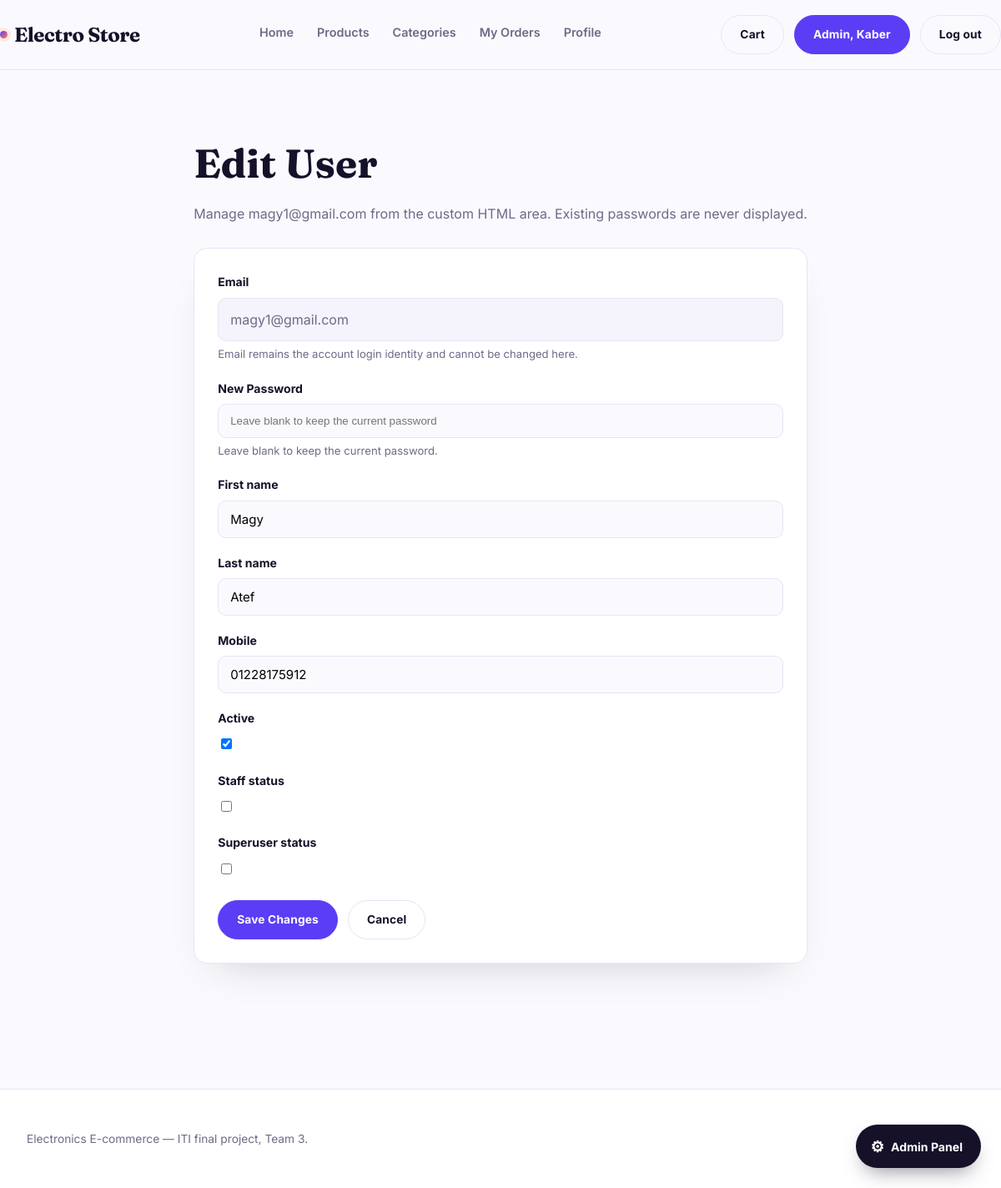
The page /catalog/manage/users/5/edit/ (signed in) on the database its author committed.
### accounts/models.py (models this page shows, shortened)
class User(AbstractUser):
    username = None
    email = models.EmailField(unique=True)
    mobile = models.CharField(max_length=11)
    USERNAME_FIELD = "email"
    REQUIRED_FIELDS = []
    objects = UserManager()

### catalog/views.py (the view)
@staff_member_required
def admin_user_edit(request, pk):
    managed_user = get_object_or_404(User, pk=pk)
    if request.method == "POST":
        form = UserManageForm(
            request.POST,
            instance=managed_user,
            request_user=request.user,
        )
        if form.is_valid():
            form.save()
            messages.success(
                request,
                "User updated successfully."
            )
            return redirect("catalog:admin_user_list")
    else:
        form = UserManageForm(
            instance=managed_user,
            request_user=request.user,
        )
    return render(
        request,
        "catalog/admin/user_manage_form.html",
        {
            "form": form,
            "managed_user": managed_user,
            "page_title": "Edit User",
            "submit_label": "Save Changes",
        },
    )

### templates/catalog/admin/user_manage_form.html (shortened to what this page needs)
{% extends "base.html" %}
{% block content %}
<section class="admin-form-page">
  <div class="wrap">
    <div class="admin-form-shell">
      <h1>{{ page_title }}</h1>
      {% if managed_user %}
        <p class="admin-form-intro">
          Manage {{ managed_user.email }} from the custom HTML area.
          Existing passwords are never displayed.
        </p>
      {% else %}
        <p class="admin-form-intro">
          Create a new user account from the custom HTML area.
        </p>
      {% endif %}
      <form class="admin-form" method="post">
        <div class="admin-field">
          <label for="{{ form.email.id_for_label }}">Email</label>
          {% if managed_user %}
            <div class="admin-readonly">
              {{ managed_user.email }}
            </div>
            <small class="admin-field-help">
              Email remains the account login identity and cannot be changed here.
            </small>
          {% endif %}
        </div>
        <div class="admin-field">
          <label for="{{ form.new_password.id_for_label }}">
            {{ form.new_password.label }}
          </label>
          {{ form.new_password }}
          {% if managed_user %}
            <small class="admin-field-help">
              Leave blank to keep the current password.
            </small>
          {% else %}
            <small class="admin-field-help">
              Enter a password for the new account.
            </small>
          {% endif %}
        </div>
        {% for field in form %}
          {% if field.name != "email" and field.name != "new_password" %}
            <div class="admin-field">
              <label for="{{ field.id_for_label }}">
                {{ field.label }}
              </label>
              {{ field }}
            </div>
          {% endif %}
        {% endfor %}
        <div class="admin-form-actions">
          <button class="btn" type="submit">
            <span>{{ submit_label }}</span>
          </button>
          <a
            class="btn btn-ghost"
            href="{% url 'catalog:admin_user_list' %}"
          >
            <span>Cancel</span>
          </a>
        </div>
      </form>
    </div>
  </div>
</section>
{% endblock %}

### templates/base.html (shortened to what this page needs)
{% load static %}
<!DOCTYPE html>
<html lang="en">
<head>
  <link rel="stylesheet" href="{% static 'css/base.css' %}">
</head>
<body>
  <header class="top" id="siteHeader">
    <div class="wrap top-in">
      <a class="brand" href="{% url 'catalog:home' %}"><span class="brand-dot"></span>Electro Store</a>
      <nav class="nav">
        <a href="{% url 'catalog:home' %}">Home</a>
        <a href="{% url 'catalog:product_list' %}">Products</a>
        <a href="{% url 'catalog:category_list' %}">Categories</a>
        {% if user.is_authenticated %}
        {% if user.is_staff %}
        <a href="{% url 'orders:order_history' %}">My Orders</a>
        {% else %}
        <a href="{% url 'orders:order_history' %}">My Orders</a>
        {% endif %}
        <a href="{% url 'accounts:profile' %}">Profile</a>
        {% endif %}
      </nav>
      <div class="nav-act">
        <a class="btn btn-ghost" href="{% url 'cart:cart_detail' %}"><span>Cart</span></a>
        {% if user.is_authenticated %}
        <a class="btn" href="{% url 'accounts:profile' %}">
          <span>
            {% if user.is_staff %}
            Admin, {{ user.first_name }}
            {% else %}
            {{ user.first_name|default:"Account" }}
            {% endif %}
          </span>
        </a>
        <a class="btn btn-ghost" href="{% url 'accounts:logout' %}">
          <span>Log out</span>
        </a>
        {% endif %}
      </div>
    </div>
  </header>
  {% if user.is_authenticated and user.is_staff %}
  <button class="admin-toggle" id="adminToggle" title="Open Admin Panel">
    <span class="icon">⚙</span><span>Admin Panel</span>
  </button>
  {% endif %}
  <main>
    {% block content %}{% endblock %}
  </main>
  <footer class="foot">
    <div class="wrap foot-in">
      <div>Electronics E-commerce — ITI final project, Team 3.</div>
      <div>Crafted with Django.</div>
    </div>
  </footer>
</body>
</html>

### static/css/base.css (style rules this page uses)
:root { --bg:#FAFAFE; --surface:#FFFFFF; --ink:#161129; --muted:#6E6A88; --line:#E7E4F6; --primary:#5B3DF5; --primary-deep:#3B24B8; --accent:#FF7A59; --accent-soft:#FFE8E0; --mint:#12B886; --display:"Fraunces",Georgia,serif; --body:"Inter",system-ui,-apple-system,"Segoe UI",sans-serif; }
* { box-sizing:border-box }
body { margin:0;background:var(--bg);color:var(--ink); font-family:var(--body);font-size:16px;line-height:1.65; -webkit-font-smoothing:antialiased; }
a { color:inherit;text-decoration:none }
.wrap { max-width:1260px;margin:0 auto;padding:0 32px }
.top { border-bottom:1px solid var(--line);background:rgba(250,250,254,.9); backdrop-filter:blur(10px);position:sticky;top:0;z-index:30; transition:box-shadow .3s ease }
.top-in { display:flex;align-items:center;justify-content:space-between; gap:28px;padding:18px 0 }
.brand { font-family:var(--display);font-size:1.5rem;font-weight:700; letter-spacing:-.02em;color:var(--ink);display:flex;align-items:center;gap:8px }
.brand-dot { width:9px;height:9px;border-radius:50%; background:linear-gradient(135deg,var(--primary),var(--accent)); box-shadow:0 0 0 4px var(--accent-soft) }
.nav { display:flex;gap:28px;font-size:.9rem;font-weight:600 }
.nav a { position:relative;padding-bottom:4px;color:var(--muted);transition:color .2s ease }
.nav a::after { content:"";position:absolute;left:0;bottom:0;width:100%;height:2px; border-radius:2px;background:linear-gradient(90deg,var(--primary),var(--accent)); transform:scaleX(0);transform-origin:right; transition:transform .35s cubic-bezier(.4,0,.2,1) }
.nav-act { display:flex;gap:12px;align-items:center }
.btn { position:relative;overflow:hidden;display:inline-block; font-family:var(--body);font-size:.86rem;font-weight:700;letter-spacing:.01em; padding:11px 22px;border-radius:999px;border:1px solid var(--primary); background:var(--primary);color:#fff;cursor:pointer; transition:transform .25s cubic-bezier(.2,.7,.3,1),box-shadow .25s ease,background .25s ease; }
.btn span { position:relative;z-index:1 }
.btn-ghost { background:transparent;color:var(--ink);border-color:var(--line) }
.foot { border-top:1px solid var(--line);margin-top:110px;padding:48px 0; font-size:.86rem;color:var(--muted);background:var(--surface) }
.foot-in { display:flex;flex-wrap:wrap;gap:20px;justify-content:space-between }
.admin-form-page .wrap,.delete-page .wrap { display:flex;justify-content:center }
.admin-form { background:var(--surface);border:1px solid var(--line);border-radius:16px;padding:32px; box-shadow:0 24px 48px -30px rgba(22,17,41,.25) }
.admin-form label { display:block;font-weight:700;margin-bottom:8px;font-size:.88rem }
.admin-form input[type="text"],.admin-form input[type="number"], .admin-form textarea,.admin-form select { width:100%;padding:12px 14px;border:1px solid var(--line);border-radius:10px; font-family:var(--body);font-size:.94rem;background:var(--bg) }
.admin-field { margin-bottom:20px }
.admin-toggle { position:fixed;right:24px;bottom:24px;z-index:40; height:52px;padding:0 22px 0 18px;border-radius:999px; background:var(--ink);color:#fff;display:flex;align-items:center; gap:8px;font-family:var(--body);font-size:.88rem;font-weight:700; border:none;cursor:pointer; box-shadow:0 12px 24px -10px rgba(22,17,41,.5); transition:transform .25s ease }
.admin-toggle .icon { font-size:1.15rem }

### templates/catalog/admin/user_manage_form.html (style rules this page uses)
.admin-form-page { padding:72px 0 40px }
.admin-form-shell { max-width:820px;margin:0 auto }
.admin-form-shell h1 { font-family:var(--display); font-size:clamp(2rem,4vw,3.2rem); margin:0 0 8px }
.admin-form-intro { color:var(--muted); margin:0 0 28px }
.admin-form { background:var(--surface); border:1px solid var(--line); border-radius:16px; padding:28px }
.admin-field { margin-bottom:18px }
.admin-field label { display:block; font-weight:700; margin-bottom:7px }
.admin-field input { width:100%; padding:12px 14px; border:1px solid var(--line); border-radius:10px; background:var(--bg) }
.admin-field input[type="checkbox"] { width:auto }
.admin-readonly { padding:12px 14px; border:1px solid var(--line); border-radius:10px; background:#f5f3fb; color:var(--muted) }
.admin-field-help { display:block; color:var(--muted); font-size:.82rem; margin-top:5px }
.admin-form-actions { display:flex; gap:12px; flex-wrap:wrap; margin-top:24px }

### rows shown on the page
User: first_name "Kaber"
User: email "magy1@gmail.com", form "Magy" "Atef" "01228175912" "☑"

### other values the page prints
{{ page_title }} "Edit User"
{{ field.label }} "First name" "Last name" "Mobile" "Active" "Staff status" "Superuser status"
{{ submit_label }} "Save Changes"
